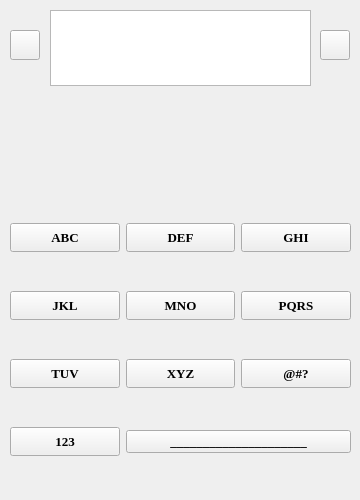
<?xml version="1.0" encoding="UTF-8"?>
<ui version="4.0">
 <class>Widget</class>
 <widget class="QWidget" name="Widget">
  <property name="geometry">
   <rect>
    <x>0</x>
    <y>0</y>
    <width>360</width>
    <height>500</height>
   </rect>
  </property>
  <property name="font">
   <font>
    <family>Times New Roman</family>
    <pointsize>10</pointsize>
    <bold>true</bold>
   </font>
  </property>
  <property name="windowTitle">
   <string>Widget</string>
  </property>
  <widget class="QWidget" name="gridLayoutWidget">
   <property name="geometry">
    <rect>
     <x>10</x>
     <y>190</y>
     <width>341</width>
     <height>301</height>
    </rect>
   </property>
   <layout class="QGridLayout" name="gridLayout">
    <item row="4" column="0">
     <widget class="QPushButton" name="button_jkl">
      <property name="sizePolicy">
       <sizepolicy hsizetype="Minimum" vsizetype="Fixed">
        <horstretch>0</horstretch>
        <verstretch>0</verstretch>
       </sizepolicy>
      </property>
      <property name="minimumSize">
       <size>
        <width>0</width>
        <height>29</height>
       </size>
      </property>
      <property name="text">
       <string>JKL</string>
      </property>
     </widget>
    </item>
    <item row="6" column="1" colspan="2">
     <widget class="QPushButton" name="button_space">
      <property name="text">
       <string>_____________________</string>
      </property>
     </widget>
    </item>
    <item row="6" column="0">
     <widget class="QPushButton" name="button_number">
      <property name="sizePolicy">
       <sizepolicy hsizetype="Minimum" vsizetype="Fixed">
        <horstretch>0</horstretch>
        <verstretch>0</verstretch>
       </sizepolicy>
      </property>
      <property name="minimumSize">
       <size>
        <width>0</width>
        <height>29</height>
       </size>
      </property>
      <property name="text">
       <string>123</string>
      </property>
     </widget>
    </item>
    <item row="4" column="1">
     <widget class="QPushButton" name="button_mno">
      <property name="minimumSize">
       <size>
        <width>0</width>
        <height>29</height>
       </size>
      </property>
      <property name="text">
       <string>MNO</string>
      </property>
     </widget>
    </item>
    <item row="4" column="2">
     <widget class="QPushButton" name="button_pqrs">
      <property name="minimumSize">
       <size>
        <width>0</width>
        <height>29</height>
       </size>
      </property>
      <property name="text">
       <string>PQRS</string>
      </property>
     </widget>
    </item>
    <item row="5" column="0">
     <widget class="QPushButton" name="button_tuv">
      <property name="minimumSize">
       <size>
        <width>0</width>
        <height>29</height>
       </size>
      </property>
      <property name="text">
       <string>TUV</string>
      </property>
     </widget>
    </item>
    <item row="5" column="1">
     <widget class="QPushButton" name="button_xyz">
      <property name="minimumSize">
       <size>
        <width>0</width>
        <height>29</height>
       </size>
      </property>
      <property name="text">
       <string>XYZ</string>
      </property>
     </widget>
    </item>
    <item row="2" column="1">
     <widget class="QPushButton" name="button_def">
      <property name="sizePolicy">
       <sizepolicy hsizetype="Minimum" vsizetype="Fixed">
        <horstretch>0</horstretch>
        <verstretch>0</verstretch>
       </sizepolicy>
      </property>
      <property name="minimumSize">
       <size>
        <width>0</width>
        <height>29</height>
       </size>
      </property>
      <property name="text">
       <string>DEF</string>
      </property>
     </widget>
    </item>
    <item row="5" column="2">
     <widget class="QPushButton" name="button_symbol">
      <property name="minimumSize">
       <size>
        <width>0</width>
        <height>29</height>
       </size>
      </property>
      <property name="text">
       <string>@#?</string>
      </property>
     </widget>
    </item>
    <item row="2" column="2">
     <widget class="QPushButton" name="button_ghi">
      <property name="sizePolicy">
       <sizepolicy hsizetype="Minimum" vsizetype="Fixed">
        <horstretch>0</horstretch>
        <verstretch>0</verstretch>
       </sizepolicy>
      </property>
      <property name="minimumSize">
       <size>
        <width>0</width>
        <height>29</height>
       </size>
      </property>
      <property name="text">
       <string>GHI</string>
      </property>
     </widget>
    </item>
    <item row="2" column="0">
     <widget class="QPushButton" name="button_abc">
      <property name="minimumSize">
       <size>
        <width>0</width>
        <height>29</height>
       </size>
      </property>
      <property name="maximumSize">
       <size>
        <width>16777214</width>
        <height>16777215</height>
       </size>
      </property>
      <property name="text">
       <string>ABC</string>
      </property>
      <property name="autoDefault">
       <bool>false</bool>
      </property>
     </widget>
    </item>
   </layout>
  </widget>
  <widget class="QToolButton" name="button_mic">
   <property name="geometry">
    <rect>
     <x>10</x>
     <y>30</y>
     <width>30</width>
     <height>30</height>
    </rect>
   </property>
   <property name="sizePolicy">
    <sizepolicy hsizetype="Fixed" vsizetype="Fixed">
     <horstretch>0</horstretch>
     <verstretch>0</verstretch>
    </sizepolicy>
   </property>
   <property name="minimumSize">
    <size>
     <width>24</width>
     <height>24</height>
    </size>
   </property>
   <property name="styleSheet">
    <string notr="true">qicon = rgb(41, 112, 200)</string>
   </property>
   <property name="text">
    <string/>
   </property>
   <property name="icon">
    <iconset>
     <normaloff>icons/icons8-microphone-24.png</normaloff>icons/icons8-microphone-24.png</iconset>
   </property>
   <property name="iconSize">
    <size>
     <width>24</width>
     <height>24</height>
    </size>
   </property>
  </widget>
  <widget class="QTextEdit" name="textEdit">
   <property name="geometry">
    <rect>
     <x>50</x>
     <y>10</y>
     <width>261</width>
     <height>76</height>
    </rect>
   </property>
   <property name="sizePolicy">
    <sizepolicy hsizetype="Fixed" vsizetype="Expanding">
     <horstretch>0</horstretch>
     <verstretch>0</verstretch>
    </sizepolicy>
   </property>
  </widget>
  <widget class="QPushButton" name="button_speaker">
   <property name="geometry">
    <rect>
     <x>320</x>
     <y>30</y>
     <width>30</width>
     <height>30</height>
    </rect>
   </property>
   <property name="text">
    <string/>
   </property>
   <property name="icon">
    <iconset>
     <normaloff>icons/icons8-audio-24.png</normaloff>icons/icons8-audio-24.png</iconset>
   </property>
   <property name="iconSize">
    <size>
     <width>24</width>
     <height>24</height>
    </size>
   </property>
  </widget>
 </widget>
 <resources/>
 <connections/>
</ui>
